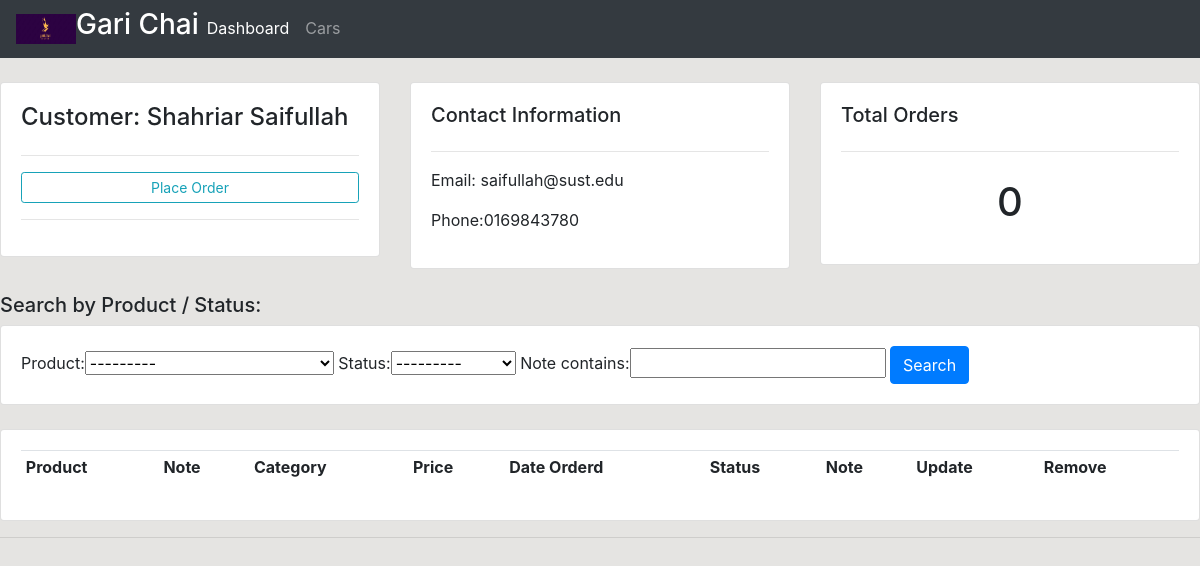
The page /customer/19/ on the database its author committed.
### accounts/models.py (models this page shows, shortened)
class Customer(models.Model):
    name = models.CharField(max_length=200)
    phone = models.CharField(max_length=200, null = True)
    address = models.CharField(max_length=400, null = True)
    email = models.CharField(max_length=200, null = True)
    date_created = models.DateTimeField(auto_now_add= True)

### accounts/views.py (the view)
# urls.py: path('customer/<str:pk_test>/', views.customer, name="customer"),
def customer(request, pk_test):
	customer = Customer.objects.get(id=pk_test)
	orders = customer.order_set.all()
	order_count = orders.count()
	myFilter = OrderFilter(request.GET, queryset=orders)
	orders = myFilter.qs
	context = {'customer':customer, 'orders':orders, 'order_count':order_count,
	'myFilter':myFilter}
	return render(request, 'accounts/customer.html',context)

### accounts/models.py (called while the page is built)
    def __str__(self):
        return self.name

### accounts/templates/accounts/customer.html (shortened to what this page needs)
{% extends 'accounts/main.html' %}
{% block content %}
<br>
<div class="row">
<div class="col-md">
  <div class="card card-body">
    <h4>Customer: {{customer.name}}</h4>
    <hr>
    <a class="btn btn-outline-info  btn-sm btn-block" href="{% url 'create_order' customer.id %}">Place Order</a>
    <hr>
  </div>
</div>
<div class="col-md">
  <div class="card card-body">
    <h5>Contact Information</h5>
    <hr>
    <p>Email: {{customer.email}}</p>
    <p>Phone:{{customer.phone}} </p>
  </div>
</div>
<div class="col-md">
  <div class="card card-body">
    <h5>Total Orders</h5>
    <hr>
    <h1 style="text-align: center;padding: 10px">{{order_count}}</h1>
  </div>
</div>
</div>
<br>
<h5>Search by Product / Status:</h5>
<div class="row">
<div class="col">
  <div class="card card-body">
    <form method="get">
      {{myFilter.form}}
      <button class="btn btn-primary" type="submit">Search</button>
    </form>
  </div>
</div>
</div>
<br>
<div class="row">
<div class="col-md">
  <div class="card card-body">
    <table class="table table-sm">
      <tr>
        <th>Product</th>
        <th>Note</th>
        <th>Category</th>
        <th>Price</th>
        <th>Date Orderd</th>
        <th>Status</th>
        <th>Note</th>
        <th>Update</th>
        <th>Remove</th>
      </tr>
    </table>
  </div>
</div>
</div>
{% endblock %}

### static/css/main.css (style rules this page uses)
body { background-color: #E5E4E2; }

### rows shown on the page
Customer: name "Shahriar Saifullah", email "saifullah@sust.edu", phone "0169843780"

### other values the page prints
{{ order_count }} "0"
